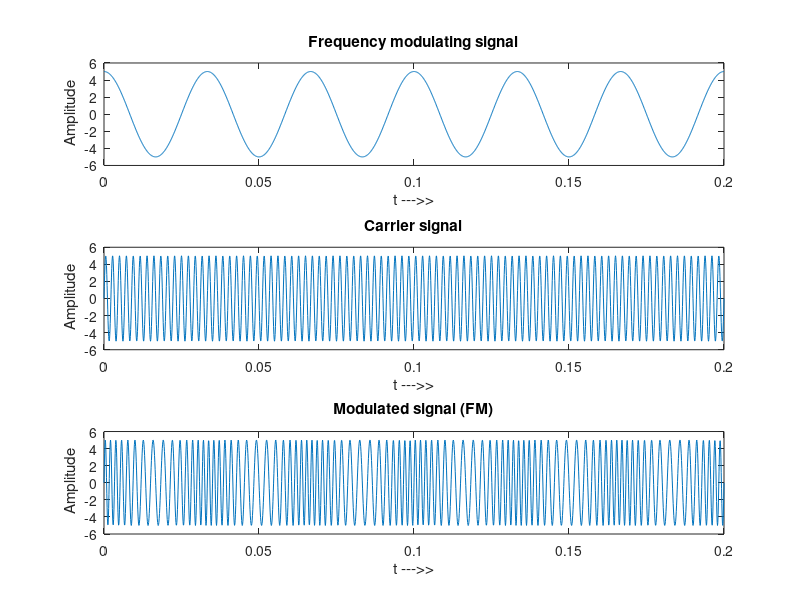

Write the MATLAB code that produced this figure.
%Frequency Modulation
clc;
%for modulating signal
Vm=5; %amplitude of modulating signal
fm=30; %frequency of modulating signal
t= 0 : 0.0001 : 0.2;
Sm=Vm*cos(2*pi*fm*t);
subplot(3,1,1)
plot(t,Sm)
title('Frequency modulating signal')
xlabel('t --->>'); ylabel(' Amplitude');
% for carrier signal
Vc=5;
fc=fm*15;
Sc=Vc*sin(2*pi*fc*t);
subplot(3,1,2)
plot(t,Sc)
title('Carrier signal')
xlabel('t --->>'); ylabel(' Amplitude');
%for modulated signal
mi=5; %modulation index
V=Vc*sin( 2* pi* fc* t+ mi.* sin(2 *pi *fm *t));
subplot(3,1,3)
plot(t,V)
title('Modulated signal (FM)')
xlabel('t --->>'); ylabel(' Amplitude');